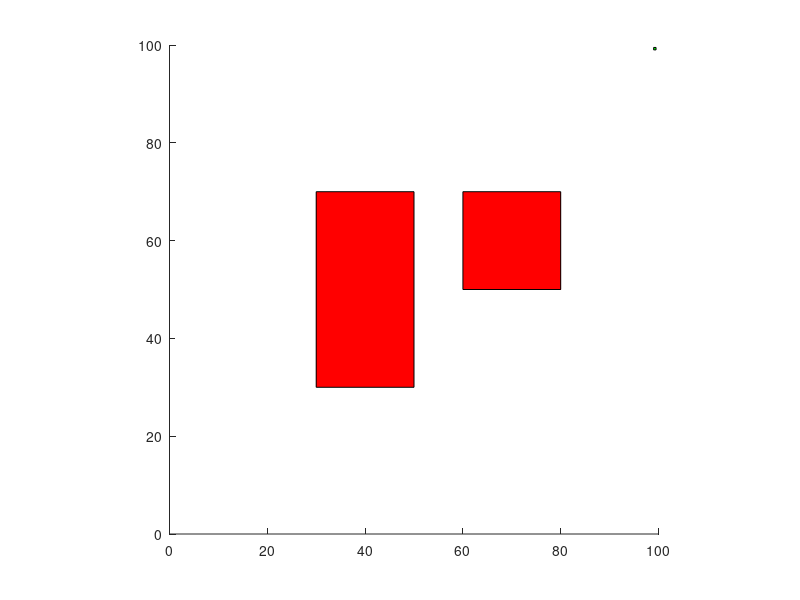

Here is the MATLAB script that generated this plot: (Note: this script raises an error after producing the figure.)
% Simple 2D RRT Algorithm in MATLAB
clc; clear; close all;

% Parameters
start = [0, 0];
goal = [99, 99];
step_size = 0.5;
goal_threshold = 0.5;
num_nodes = 10000;
bounds = [0, 100; 0, 100];

% Obstacles (define as rectangles [x, y, width, height])
obstacles = [30, 30, 20, 40; 60, 50, 20, 20];

% Initialize Tree
nodes = start;
parent = 1;

% Plot environment
figure; hold on; axis equal;
xlim(bounds(1, :)); ylim(bounds(2, :));
rectangle('Position', [goal 0.5 0.5], 'FaceColor', 'g');
for i = 1:size(obstacles, 1)
    rectangle('Position', obstacles(i, :), 'FaceColor', 'r');
end

% Main RRT Loop
for i = 1:num_nodes
    % Random Sampling
    if rand < 0.1
        sample = goal; % Bias towards goal
    else
        sample = [rand * bounds(1, 2), rand * bounds(2, 2)];
    end
    
    % Find Nearest Node
    distances = vecnorm(nodes - sample, 2, 2);
    [~, nearest_idx] = min(distances);
    nearest_node = nodes(nearest_idx, :);

    % Steer Towards Sample
    direction = (sample - nearest_node) / norm(sample - nearest_node);
    new_node = nearest_node + step_size * direction;

    % Collision Check
    if ~isCollision(nearest_node, new_node, obstacles)
        nodes = [nodes; new_node];
        parent = [parent; nearest_idx];
        plot([nearest_node(1), new_node(1)], [nearest_node(2), new_node(2)], 'b');
        drawnow;

        % Goal Check
        if norm(new_node - goal) < goal_threshold
            disp('Goal Reached!');
            break;
        end
    end
end

% Path Extraction
path = [goal];
current_idx = size(nodes, 1);
while current_idx ~= 1
    path = [nodes(current_idx, :); path];
    current_idx = parent(current_idx);
end
plot(path(:, 1), path(:, 2), 'k', 'LineWidth', 2);

function collision = isCollision(p1, p2, obstacles)
    collision = false;
    for i = 1:size(obstacles, 1)
        obs = obstacles(i, :);
        if lineIntersectsRect(p1, p2, obs)
            collision = true;
            return;
        end
    end
end

function intersects = lineIntersectsRect(p1, p2, rect)
    % Check if a line segment intersects a rectangle using simple checks
    xMin = rect(1); xMax = rect(1) + rect(3);
    yMin = rect(2); yMax = rect(2) + rect(4);
    intersects = false;
    % Bounding box check
    if max(p1(1), p2(1)) < xMin || min(p1(1), p2(1)) > xMax || ...
       max(p1(2), p2(2)) < yMin || min(p1(2), p2(2)) > yMax
        return;
    end
    intersects = true;
end
